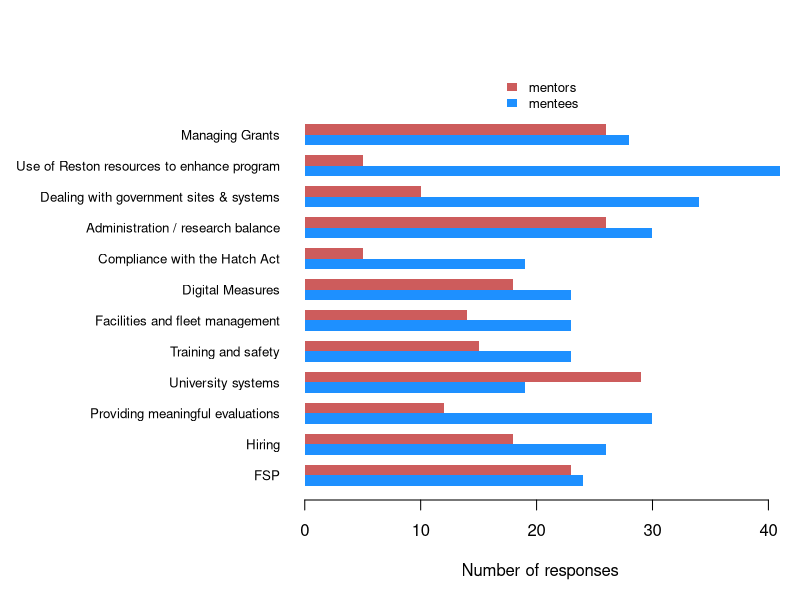
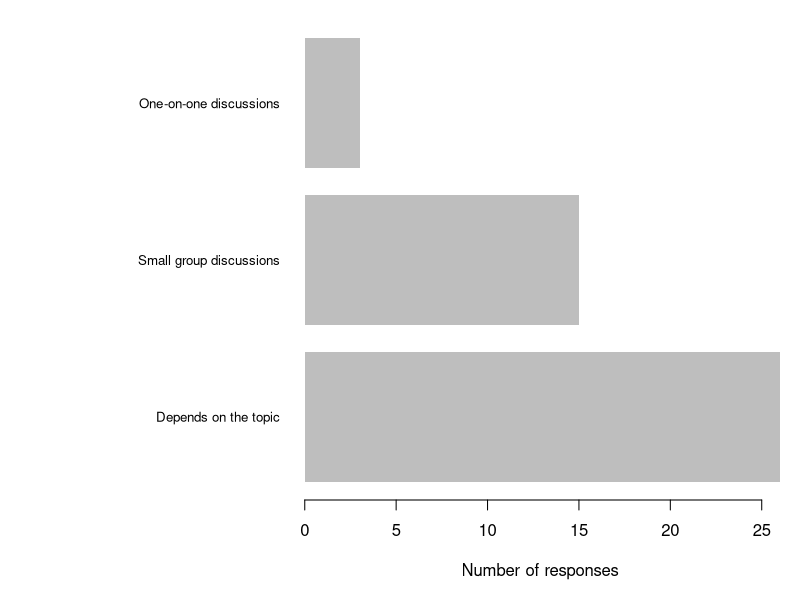
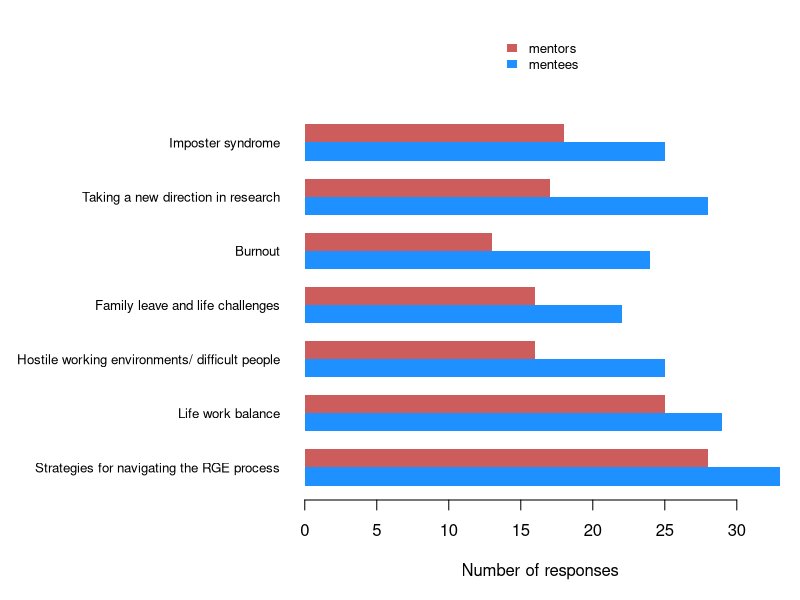
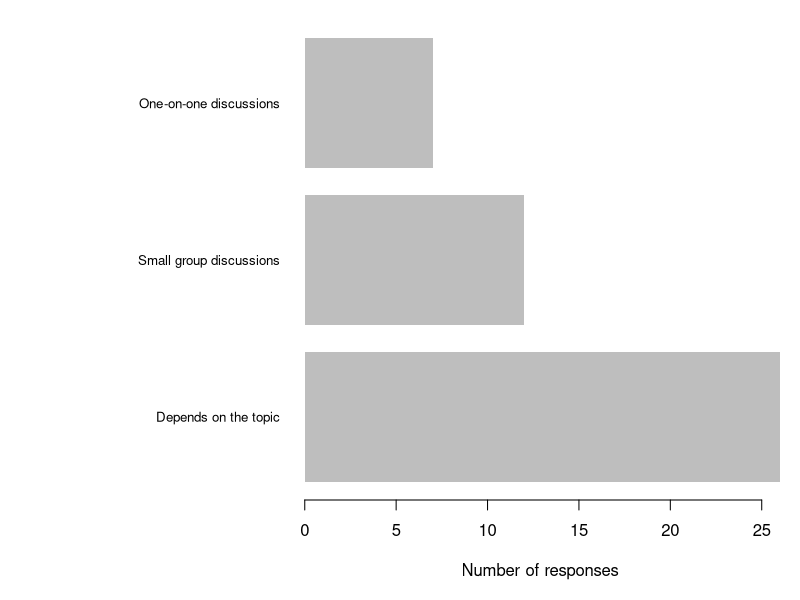
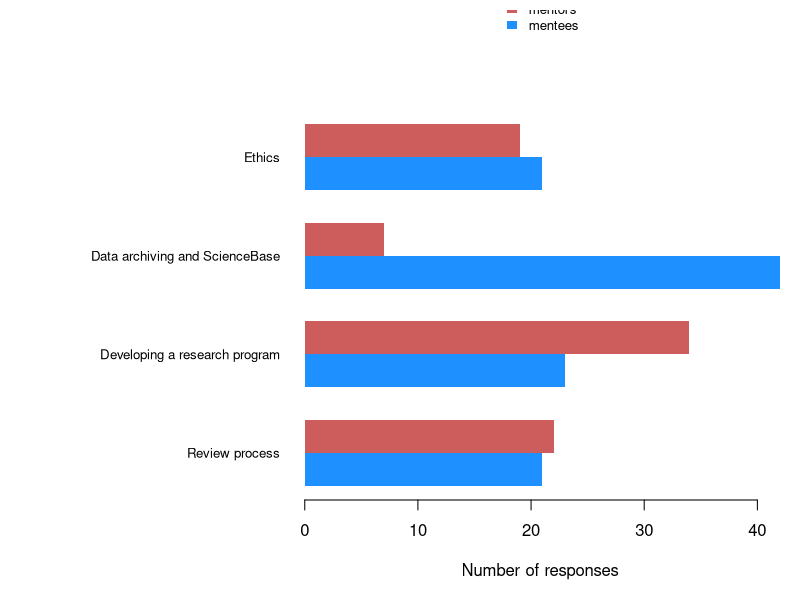
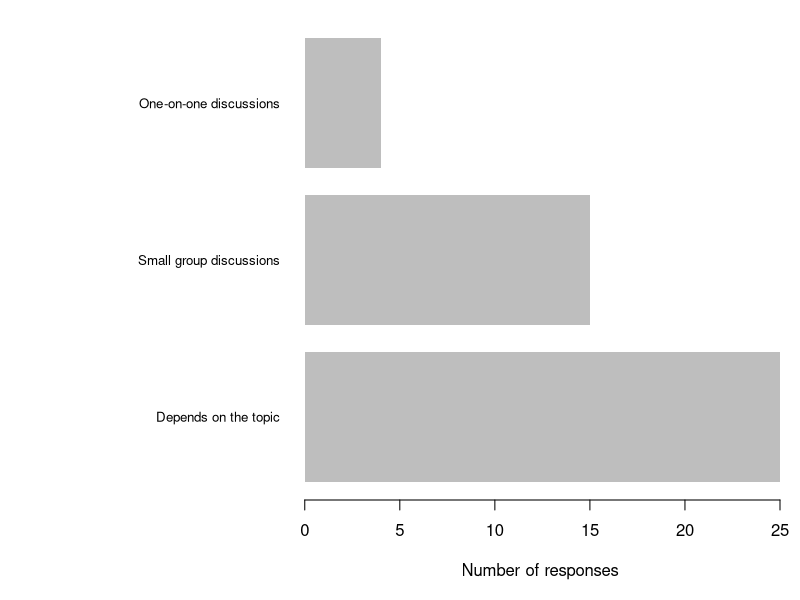
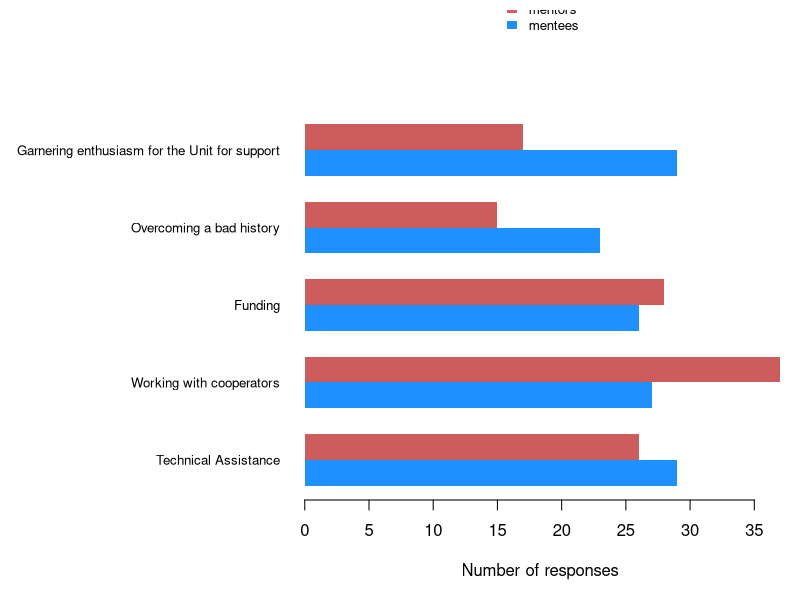
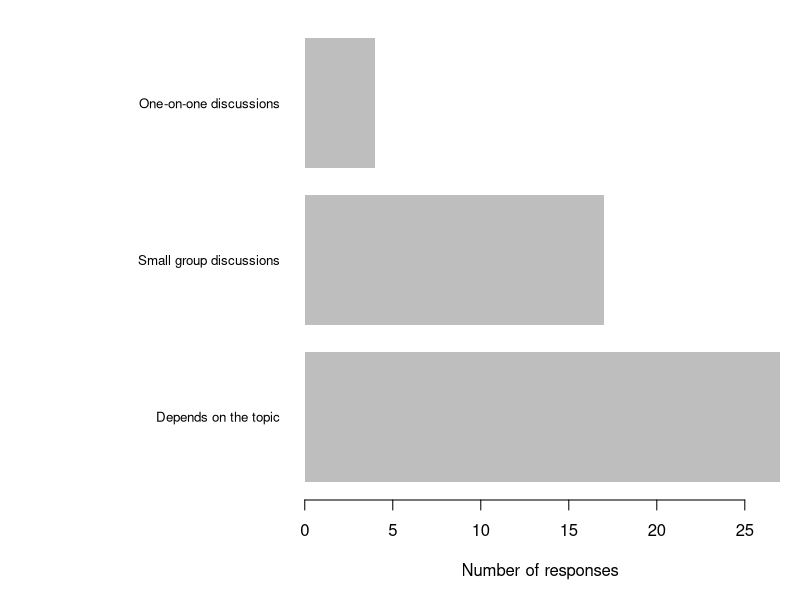

Generate these figures, in order, with R:
## ---- chunk 1
options(width = 100)
knitr::opts_chunk$set(message = FALSE, warning = FALSE)
## ---- chunk 2
library(dplyr)
## ---- chunk 3
## load package
# library("knitcitations")
## clean out any existing .bib files
# cleanbib()
## set pandoc for formatting
# options("citation_format" = "pandoc")
## ---- chunk 4
data_raw <- readr::read_csv(here::here("data", "raw", "cru_peer_mentoring_survey.csv"))
## ---- chunk 5
## extract admin data
data_admin <- data_raw %>%
  select(starts_with("Administration"))
## ---- chunk 6
## admin responses
responses_admin <- data_admin %>%
  select(!contains("format")) %>%
  select(!contains("other topics"))

## number of mentees
mentees <- (responses_admin == "Mentee" | responses_admin == "Mentor;Mentee") %>%
  apply(2, sum, na.rm = TRUE)

## number of mentors
mentors <- (responses_admin == "Mentor" | responses_admin == "Mentor;Mentee") %>%
  apply(2, sum, na.rm = TRUE)

## matrix of data for plotting
data_plot <- rbind(mentees, mentors)

## list of topics
topics <- responses_admin %>%
  colnames() %>%
  sub(pattern = "(^.*\\[)(.*)(\\])", replacement = "\\2")

## plot response summary info
par(mai = c(0.9, 2.9, 1, 0.1),
    omi = rep(0.1, 4))
barplot(data_plot, beside = TRUE,
        col = c("dodgerblue", "indianred"), border = NA,
        names.arg = topics,
        legend.text = TRUE,
        args.legend = list(x = "top", inset = -0.1, bty = "n", border = NA,
                           xpd = TRUE, cex = 0.8),
        horiz = TRUE, las = 1, cex.names = 0.8,
        xlab = "Number of responses")
## ---- chunk 7
## other topics
other_topics_admin <- data_admin %>%
  select(contains("other topics")) %>%
  unique() %>%
  filter(`Administration topics [other topics]` != is.na(.)) %>%
  pull()

for (topics in other_topics_admin) {
    cat("*", topics, "\n\n")
}
## ---- chunk 8
## mentoring format
format_admin <- data_admin %>%
  select(contains("format"))

## mentoring format != depends
format_smry <- format_admin %>%
  table()
format_other <- format_smry %>%
  names()
other_idx <- format_other == "One-on-one discussions" | format_other == "Small group discussions"

## mentoring format summary
format_admin_smry <- c(format_smry[other_idx], sum(format_smry[-other_idx]))
names(format_admin_smry)[3] <- "Depends on the topic"

## plot response summary info
par(mai = c(0.9, 2.9, 0.1, 0.1),
    omi = rep(0.1, 4))
barplot(rev(format_admin_smry),
        border = NA,
        horiz = TRUE, las = 1, cex.names = 0.8,
        xlab = "Number of responses")

## ---- chunk 9
## extract career data
data_career <- data_raw %>%
  select(starts_with("Career"))
## ---- chunk 10
## admin responses
responses_career <- data_career %>%
  select(!contains("format")) %>%
  select(!contains("other topics"))

## number of mentees
mentees <- (responses_career == "Mentee" | responses_career == "Mentor;Mentee") %>%
  apply(2, sum, na.rm = TRUE)

## number of mentors
mentors <- (responses_career == "Mentor" | responses_career == "Mentor;Mentee") %>%
  apply(2, sum, na.rm = TRUE)

## matrix of data for plotting
data_plot <- rbind(mentees, mentors)

## list of topics
topics <- responses_career %>%
  colnames() %>%
  sub(pattern = "(^.*\\[)(.*)(\\])", replacement = "\\2")

## plot response summary info
par(mai = c(0.9, 2.9, 1, 0.1),
    omi = rep(0.1, 4))
barplot(data_plot, beside = TRUE,
        col = c("dodgerblue", "indianred"), border = NA,
        names.arg = topics,
        legend.text = TRUE,
        args.legend = list(x = "top", inset = -0.2, bty = "n", border = NA,
                           xpd = TRUE, cex = 0.8),
        horiz = TRUE, las = 1, cex.names = 0.8,
        xlab = "Number of responses")
## ---- chunk 11
## other topics
other_topics_career <- data_career %>%
  select(contains("other topics")) %>%
  unique() %>%
  filter(`Career Building [other topics]` != is.na(.)) %>%
  pull()

for (topics in other_topics_career) {
    cat("*", topics, "\n\n")
}
## ---- chunk 12
## mentoring format
format_career <- data_career %>%
  select(contains("format"))

## mentoring format != depends
format_smry <- format_career %>%
  table()
format_other <- format_smry %>%
  names()
other_idx <- format_other == "One-on-one discussions" | format_other == "Small group discussions"

## mentoring format summary
format_career_smry <- c(format_smry[other_idx], sum(format_smry[-other_idx]))
names(format_career_smry)[3] <- "Depends on the topic"

## plot response summary info
par(mai = c(0.9, 2.9, 0.1, 0.1),
    omi = rep(0.1, 4))
barplot(rev(format_career_smry),
        border = NA,
        horiz = TRUE, las = 1, cex.names = 0.8,
        xlab = "Number of responses")

## ---- chunk 13
## extract research data
data_research <- data_raw %>%
  select(starts_with("Conducting"))
## ---- chunk 14
## research responses
responses_research <- data_research %>%
  select(!contains("format")) %>%
  select(!contains("other topics"))

## number of mentees
mentees <- (responses_research == "Mentee" | responses_research == "Mentor;Mentee") %>%
  apply(2, sum, na.rm = TRUE)

## number of mentors
mentors <- (responses_research == "Mentor" | responses_research == "Mentor;Mentee") %>%
  apply(2, sum, na.rm = TRUE)

## matrix of data for plotting
data_plot <- rbind(mentees, mentors)

## list of topics
topics <- responses_research %>%
  colnames() %>%
  sub(pattern = "(^.*\\[)(.*)(\\])", replacement = "\\2")

## plot response summary info
par(mai = c(0.9, 2.9, 1, 0.1),
    omi = rep(0.1, 4))
barplot(data_plot, beside = TRUE,
        col = c("dodgerblue", "indianred"), border = NA,
        names.arg = topics,
        legend.text = TRUE,
        args.legend = list(x = "top", inset = -0.3, bty = "n", border = NA,
                           xpd = TRUE, cex = 0.8),
        horiz = TRUE, las = 1, cex.names = 0.8,
        xlab = "Number of responses")
## ---- chunk 15
## other topics
other_topics_research <- data_research %>%
  select(contains("other topics")) %>%
  unique() %>%
  filter(`Conducting Research [other topics]` != is.na(.)) %>%
  pull()

for (topics in other_topics_research) {
    cat("*", topics, "\n\n")
}
## ---- chunk 16
## mentoring format
format_research <- data_research %>%
  select(contains("format"))

## mentoring format != depends
format_smry <- format_research %>%
  table()
format_other <- format_smry %>%
  names()
other_idx <- format_other == "One-on-one discussions" | format_other == "Small group discussions"

## mentoring format summary
format_research_smry <- c(format_smry[other_idx], sum(format_smry[-other_idx]))
names(format_research_smry)[3] <- "Depends on the topic"

## plot response summary info
par(mai = c(0.9, 2.9, 0.1, 0.1),
    omi = rep(0.1, 4))
barplot(rev(format_research_smry),
        border = NA,
        horiz = TRUE, las = 1, cex.names = 0.8,
        xlab = "Number of responses")

## ---- chunk 17
## extract partners data
data_partners <- data_raw %>%
  select(starts_with("Coordination"))
## ---- chunk 18
## partners responses
responses_partners <- data_partners %>%
  select(!contains("format")) %>%
  select(!contains("other topics"))

## number of mentees
mentees <- (responses_partners == "Mentee" | responses_partners == "Mentor;Mentee") %>%
  apply(2, sum, na.rm = TRUE)

## number of mentors
mentors <- (responses_partners == "Mentor" | responses_partners == "Mentor;Mentee") %>%
  apply(2, sum, na.rm = TRUE)

## matrix of data for plotting
data_plot <- rbind(mentees, mentors)

## list of topics
topics <- responses_partners %>%
  colnames() %>%
  sub(pattern = "(^.*\\[)(.*)(\\])", replacement = "\\2")

## plot response summary info
par(mai = c(0.9, 2.9, 1, 0.1),
    omi = rep(0.1, 4))
barplot(data_plot, beside = TRUE,
        col = c("dodgerblue", "indianred"), border = NA,
        names.arg = topics,
        legend.text = TRUE,
        args.legend = list(x = "top", inset = -0.3, bty = "n", border = NA,
                           xpd = TRUE, cex = 0.8),
        horiz = TRUE, las = 1, cex.names = 0.8,
        xlab = "Number of responses")
## ---- chunk 19
## other topics
other_topics_partners <- data_partners %>%
  select(contains("other topics")) %>%
  unique() %>%
  filter(`Coordination with partners [other topics]` != is.na(.)) %>%
  pull()

for (topics in other_topics_partners) {
    cat("*", topics, "\n\n")
}
## ---- chunk 20
## mentoring format
format_partners <- data_partners %>%
  select(contains("format"))

## mentoring format != depends
format_smry <- format_partners %>%
  table()
format_other <- format_smry %>%
  names()
other_idx <- format_other == "One-on-one discussions" | format_other == "Small group discussions"

## mentoring format summary
format_partners_smry <- c(format_smry[other_idx], sum(format_smry[-other_idx]))
names(format_partners_smry)[3] <- "Depends on the topic"

## plot response summary info
par(mai = c(0.9, 2.9, 0.1, 0.1),
    omi = rep(0.1, 4))
barplot(rev(format_partners_smry),
        border = NA,
        horiz = TRUE, las = 1, cex.names = 0.8,
        xlab = "Number of responses")

## ---- chunk 21
## extract lab data
data_lab <- data_raw %>%
  select(starts_with("Lab"))
## ---- chunk 22
## lab responses
responses_lab <- data_lab %>%
  select(!contains("format")) %>%
  select(!contains("other topics"))

## number of mentees
mentees <- (responses_lab == "Mentee" | responses_lab == "Mentor;Mentee") %>%
  apply(2, sum, na.rm = TRUE)

## number of mentors
mentors <- (responses_lab == "Mentor" | responses_lab == "Mentor;Mentee") %>%
  apply(2, sum, na.rm = TRUE)

## matrix of data for plotting
data_plot <- rbind(mentees, mentors)

## list of topics
topics <- responses_lab %>%
  colnames() %>%
  sub(pattern = "(^.*\\[)(.*)(\\])", replacement = "\\2") %>%
  sub(pattern = "(local high schools, mentoring programs, etc.) ",
      replacement = "", fixed = TRUE)

## plot response summary info
par(mai = c(0.9, 3.9, 1, 0.1),
    omi = rep(0.1, 4))
barplot(data_plot, beside = TRUE,
        col = c("dodgerblue", "indianred"), border = NA,
        names.arg = topics,
        legend.text = TRUE,
        args.legend = list(x = "top", inset = -0.2, bty = "n", border = NA,
                           xpd = TRUE, cex = 0.8),
        horiz = TRUE, las = 1, cex.names = 0.8,
        xlab = "Number of responses")
## ---- chunk 23
## other topics
other_topics_lab <- data_lab %>%
  select(contains("other topics")) %>%
  unique() %>%
  filter(`Lab Management [other topics]` != is.na(.)) %>%
  pull()

for (topics in other_topics_lab) {
    cat("*", topics, "\n\n")
}
## ---- chunk 24
## mentoring format
format_lab <- data_lab %>%
  select(contains("format"))

## mentoring format != depends
format_smry <- format_lab %>%
  table()
format_other <- format_smry %>%
  names()
other_idx <- format_other == "One-on-one discussions" | format_other == "Small group discussions"

## mentoring format summary
format_lab_smry <- c(format_smry[other_idx], sum(format_smry[-other_idx]))
names(format_lab_smry)[3] <- "Depends on the topic"

## plot response summary info
par(mai = c(0.9, 2.9, 0.1, 0.1),
    omi = rep(0.1, 4))
barplot(rev(format_lab_smry),
        border = NA,
        horiz = TRUE, las = 1, cex.names = 0.8,
        xlab = "Number of responses")

## ---- chunk 25
## extract service data
data_service <- data_raw %>%
  select(starts_with("Service"))
## ---- chunk 26
## service responses
responses_service <- data_service %>%
  select(!contains("format")) %>%
  select(!contains("other topics"))

## number of mentees
mentees <- (responses_service == "Mentee" | responses_service == "Mentor;Mentee") %>%
  apply(2, sum, na.rm = TRUE)

## number of mentors
mentors <- (responses_service == "Mentor" | responses_service == "Mentor;Mentee") %>%
  apply(2, sum, na.rm = TRUE)

## matrix of data for plotting
data_plot <- rbind(mentees, mentors)

## list of topics
topics <- responses_service %>%
  colnames() %>%
  sub(pattern = "(^.*\\[)(.*)(\\])", replacement = "\\2") %>%
  sub(pattern = "(local high schools, mentoring programs, etc.) ",
      replacement = "", fixed = TRUE)

## plot response summary info
par(mai = c(0.9, 3.9, 1, 0.1),
    omi = rep(0.1, 4))
barplot(data_plot, beside = TRUE,
        col = c("dodgerblue", "indianred"), border = NA,
        names.arg = topics,
        legend.text = TRUE,
        args.legend = list(x = "top", inset = -0.2, bty = "n", border = NA,
                           xpd = TRUE, cex = 0.8),
        horiz = TRUE, las = 1, cex.names = 0.8,
        xlab = "Number of responses")
## ---- chunk 27
## other topics
other_topics_service <- data_service %>%
  select(contains("other topics")) %>%
  unique() %>%
  filter(`Service [other topics]` != is.na(.)) %>%
  pull()

for (topics in other_topics_service) {
    cat("*", topics, "\n\n")
}
## ---- chunk 28
## mentoring format
format_service <- data_service %>%
  select(contains("format"))

## mentoring format != depends
format_smry <- format_service %>%
  table()
format_other <- format_smry %>%
  names()
other_idx <- format_other == "One-on-one discussions" | format_other == "Small group discussions"

## mentoring format summary
format_service_smry <- c(format_smry[other_idx], sum(format_smry[-other_idx]))
names(format_service_smry)[3] <- "Depends on the topic"

## plot response summary info
par(mai = c(0.9, 2.9, 0.1, 0.1),
    omi = rep(0.1, 4))
barplot(rev(format_service_smry),
        border = NA,
        horiz = TRUE, las = 1, cex.names = 0.8,
        xlab = "Number of responses")
